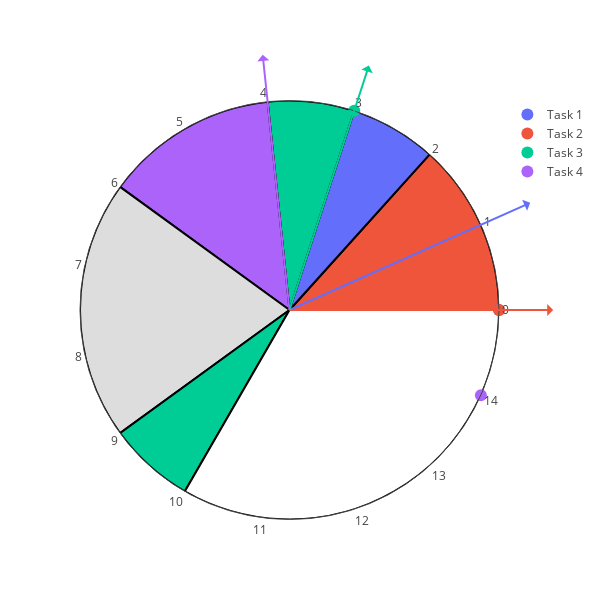

The notebook cell saved with this chart:
### Code cell
plot_polar(tasks, df_traces, 600, output_dir=output_dir)

### Figure 1 — Plotly figure (JSON) as saved in the notebook; plotly's stock layout.template omitted (floating-point values rounded to 4 significant figures)
{"data": [{"marker": {"color": "#636EFA", "size": 12, "symbol": "circle"}, "mode": "markers", "name": "Task 1", "r": [100], "showlegend": true, "theta": [360], "type": "scatterpolar"}, {"marker": {"color": "#EF553B", "size": 12, "symbol": "circle"}, "mode": "markers", "name": "Task 2", "r": [100], "showlegend": true, "theta": [360], "type": "scatterpolar"}, {"marker": {"color": "#00CC96", "size": 12, "symbol": "circle"}, "mode": "markers", "name": "Task 3", "r": [100], "showlegend": true, "theta": [432], "type": "scatterpolar"}, {"marker": {"color": "#AB63FA", "size": 12, "symbol": "circle"}, "mode": "markers", "name": "Task 4", "r": [100], "showlegend": true, "theta": [336], "type": "scatterpolar"}, {"base": 0, "marker": {"color": "#EF553B", "line": {"color": "black", "width": 2}}, "opacity": 1, "r": [100], "showlegend": false, "theta": [24], "type": "barpolar", "width": [48]}, {"base": 0, "marker": {"color": "#636EFA", "line": {"color": "black", "width": 2}}, "opacity": 1, "r": [100], "showlegend": false, "theta": [60], "type": "barpolar", "width": [24]}, {"base": 0, "marker": {"color": "#00CC96", "line": {"color": "black", "width": 2}}, "opacity": 1, "r": [100], "showlegend": false, "theta": [84], "type": "barpolar", "width": [24]}, {"base": 0, "marker": {"color": "#AB63FA", "line": {"color": "black", "width": 2}}, "opacity": 1, "r": [100], "showlegend": false, "theta": [120], "type": "barpolar", "width": [48]}, {"base": 0, "marker": {"color": "#DDDDDD", "line": {"color": "black", "width": 2}}, "opacity": 1, "r": [100], "showlegend": false, "theta": [180], "type": "barpolar", "width": [72]}, {"base": 0, "marker": {"color": "#00CC96", "line": {"color": "black", "width": 2}}, "opacity": 1, "r": [100], "showlegend": false, "theta": [228], "type": "barpolar", "width": [24]}, {"base": 0, "marker": {"color": "white", "line": {"color": "black", "width": 2}}, "opacity": 1, "r": [100], "showlegend": false, "theta": [300], "type": "barpolar", "width": [120]}], "layout": {"annotations": [{"arrowcolor": "#636EFA", "arrowhead": 2, "arrowside": "start", "arrowwidth": 2, "ax": 243.6, "ay": -108.5, "x": 0.5, "y": 0.5}, {"arrowcolor": "#EF553B", "arrowhead": 2, "arrowside": "start", "arrowwidth": 2, "ax": 266.7, "ay": 0, "x": 0.5, "y": 0.5}, {"arrowcolor": "#00CC96", "arrowhead": 2, "arrowside": "start", "arrowwidth": 2, "ax": 82.4, "ay": -253.6, "x": 0.5, "y": 0.5}, {"arrowcolor": "#AB63FA", "arrowhead": 2, "arrowside": "start", "arrowwidth": 2, "ax": -27.87, "ay": -265.2, "x": 0.5, "y": 0.5}], "autosize": false, "height": 600, "polar": {"angularaxis": {"tickmode": "array", "ticks": "", "ticktext": [0, 1, 2, 3, 4, 5, 6, 7, 8, 9, 10, 11, 12, 13, 14], "tickvals": [0, 24, 48, 72, 96, 120, 144, 168, 192, 216, 240, 264, 288, 312, 336]}, "radialaxis": {"range": [0, 100], "showticklabels": false, "ticks": ""}}, "width": 600}}
